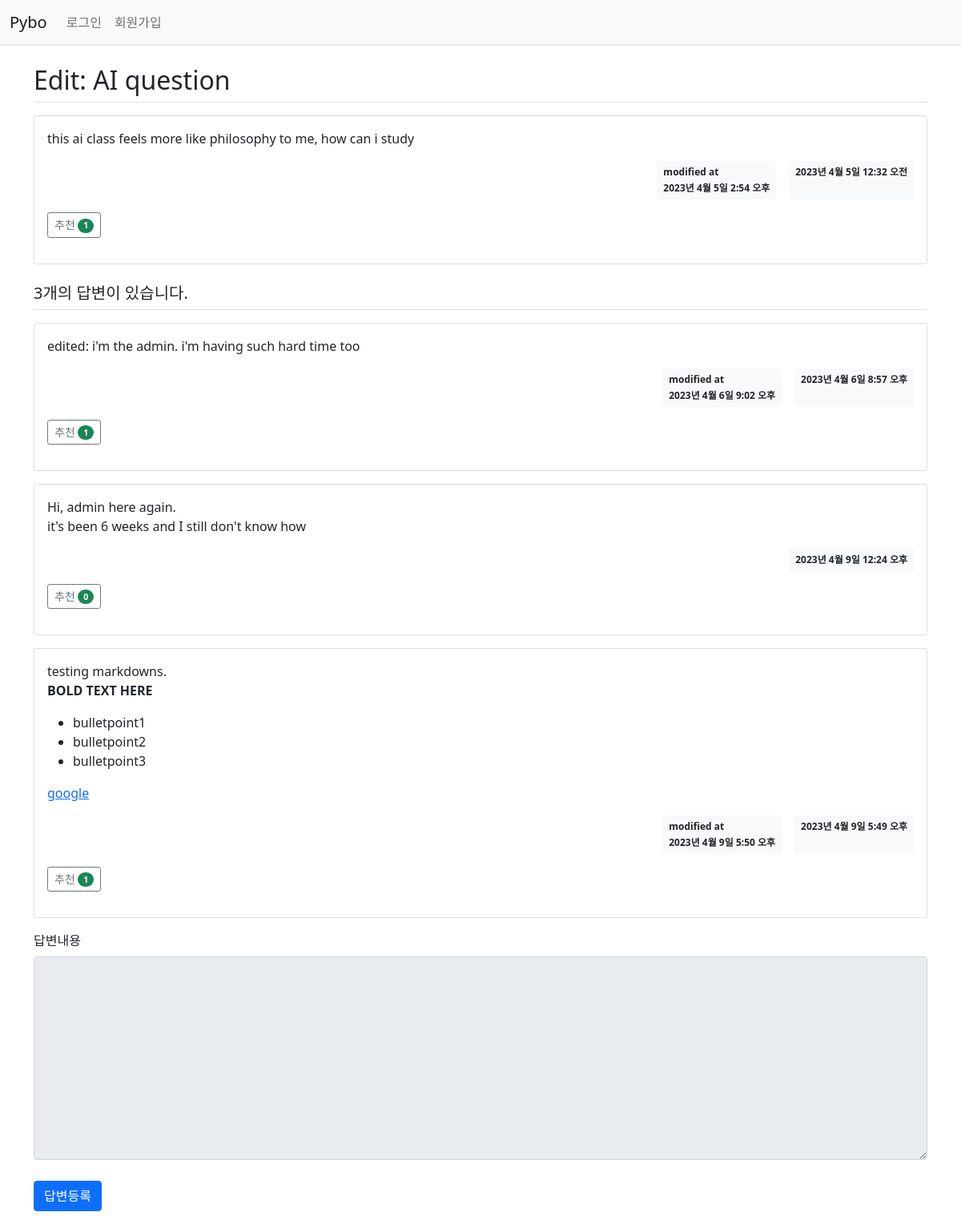
Page /pybo/305/ on the committed database.
### pybo/models.py (models this page shows, shortened)
class Question(models.Model):
    author = models.ForeignKey(User, on_delete=models.CASCADE, related_name='author_question')  # question author
    subject = models.CharField(max_length=200)
    content = models.TextField()
    create_date = models.DateTimeField()
    modify_date = models.DateTimeField(null=True, blank=True)   # modified date
    voter = models.ManyToManyField(User, related_name='voter_question')    # 질문 추천인 추가. ManyToManyField = DB N:N relation

class Answer(models.Model):
    author = models.ForeignKey(User, on_delete=models.CASCADE, related_name='author_answer')  # answer author
    question = models.ForeignKey(Question, on_delete=models.CASCADE)
    content = models.TextField()
    create_date = models.DateTimeField()
    modify_date = models.DateTimeField(null=True, blank=True)   # modified date
    voter = models.ManyToManyField(User, related_name='voter_answer')

### pybo/views/base_views.py (the view)
# urls.py: path('<int:question_id>/', base_views.detail, name='detail'),    # localhost:8000/pybo/2 페이지 요청시 question_id = 2 가 저장되고 views.detail 호출
def detail(request, question_id):
    question = get_object_or_404(Question, pk=question_id)  # Question모델의 pk에 해당하는 값이 존재하지 않으면 404
    context = {'question': question}
    return render(request, 'pybo/question_detail.html', context)

### pybo/templatetags/pybo_filter.py (called while the page is built)
@register.filter
def mark(value):
    extensions = ["nl2br", "fenced_code"]
    return mark_safe(markdown.markdown(value, extensions=extensions))

### templates/pybo/question_detail.html (shortened to what this page needs)
{% extends 'base.html'%}
{% load pybo_filter %}
{% block content %}
<div class="container my-3">
    <h2 class="border-bottom py-2">{{ question.subject }}</h2>
    <div class="card my-3">
        <div class="card-body">
            <div class="card-text">{{ question.content|mark }}</div>
            <div class="d-flex justify-content-end">
                {% if question.modify_date %}
                    <div class="badge bg-light text-dark p-2 text-start mx-3">
                        <div class="mb-2">modified at</div>
                        <div>{{ question.modify_date }}</div>
                    </div>
                {% endif %}
                <div class="badge bg-light text-dark p-2">
                    {{ question.create_date }}
                </div>
            </div>
            <div class="my-3">
                <a href="javascript:void(0)" data-uri="{% url 'pybo:question_vote' question.id  %}"
               class="recommend btn btn-sm btn-outline-secondary"> 추천
                    <span class="badge rounded-pill bg-success">{{question.voter.count}}</span>
                </a>
            </div>
        </div>
    </div>
    <h5 class="border-bottom my-3 py-2">{{question.answer_set.count}}개의 답변이 있습니다.</h5>
    {% for answer in question.answer_set.all %}
        <div class="card my-3">
            <div class="card-body">
                <div class="card-text">{{ answer.content|mark }}</div>
                <div class="d-flex justify-content-end">
                    {% if answer.modify_date %}
                        <div class="badge bg-light text-dark p-2 text-start mx-3">
                            <div class="mb-2">modified at</div>
                            <div>{{ answer.modify_date }}</div>
                        </div>
                    {% endif %}
                    <div class="badge bg-light text-dark p-2">
                        {{ answer.create_date }}
                    </div>
                </div>
                <div class="my-3">
                    <a href="javascript:void(0)" data-uri="{% url 'pybo:answer_vote' answer.id  %}"
                       class="recommend btn btn-sm btn-outline-secondary"> 추천
                        <span class="badge rounded-pill bg-success">{{answer.voter.count}}</span>
                    </a>
                </div>
            </div>
        </div>
    {% endfor %}
    <form action="{% url 'pybo:answer_create' question.id %}" method="post" class="my-3">
        <div class="mb-3">
            <label for="content" class="form-label">답변내용</label>
            <textarea {% if not user.is_authenticated %}disabled{% endif %}
              name="content" id="content" class="form-control" rows="10"></textarea>
        </div>
        <input type="submit" value="답변등록" class="btn btn-primary">
    </form>
</div>
{% endblock %}

### static/style.css (style rules this page uses)
textarea { width: 100%; }
input[type=submit] { margin-top: 10px; }

### rows in the picture
Question: subject "Edit: AI question", content|mark "this ai class feels more like philosophy to me, how can i study", modify_date "2023년 4월 5일 2:54 오후", create_date "2023년 4월 5일 12:32 오전", voter.count "1", answer_set.count "3"
Answer: content|mark "edited: i'm the admin. i'm having such hard time too", modify_date "2023년 4월 6일 9:02 오후", create_date "2023년 4월 6일 8:57 오후", voter.count "1"
Answer: content|mark "Hi, admin here again. it's been 6 weeks and I still don't know how", create_date "2023년 4월 9일 12:24 오후", voter.count "0"
Answer: content|mark "testing markdowns. BOLD TEXT HERE bulletpoint1 bulletpoint2 bulletpoint3 google", modify_date "2023년 4월 9일 5:50 오후", create_date "2023년 4월 9일 5:49 오후", voter.count "1"
